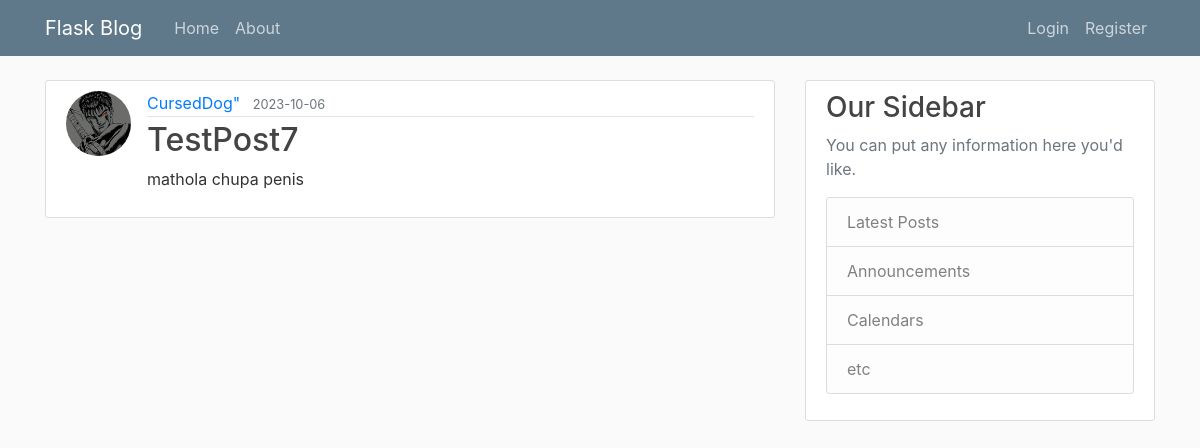
/post/7, run on an earlier commit of the app's database.
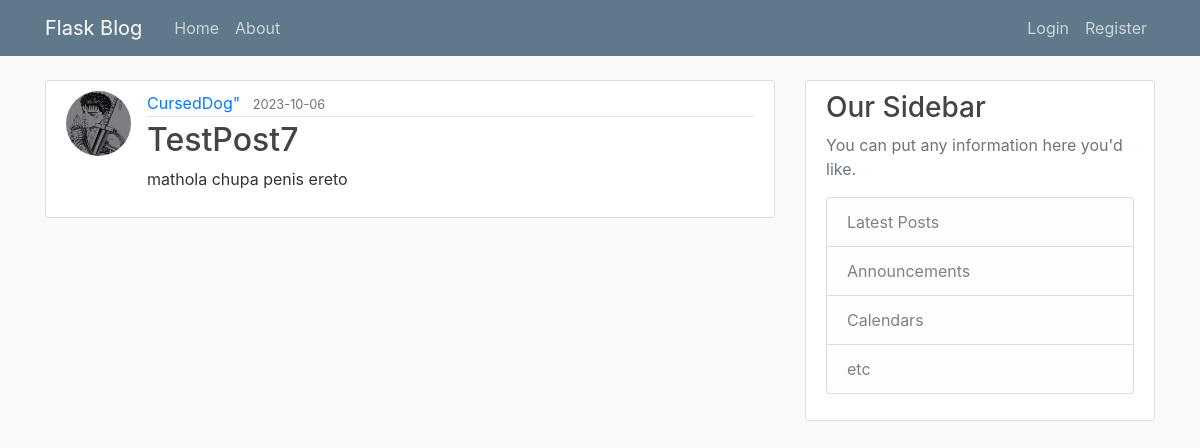
And on a later commit of the database.
### flaskblog/models.py (models this page shows, shortened)
class User(db.Model, UserMixin):
    id = db.Column(db.Integer, primary_key=True)
    username = db.Column(db.String(20), unique=True, nullable=False)
    email = db.Column(db.String(120), unique=True, nullable=False)
    image_file = db.Column(db.String(20), nullable=False, default="default.jpg")
    password = db.Column(db.String(60), nullable=False)
    posts = db.relationship("Post", backref="author", lazy=True)

class Post(db.Model):
    id = db.Column(db.Integer, primary_key=True)
    title = db.Column(db.String(100), nullable=False)
    date_posted = db.Column(db.DateTime, nullable=False, default=datetime.utcnow)
    content = db.Column(db.Text, nullable=False)
    user_id = db.Column(db.Integer, db.ForeignKey("user.id"), nullable=False)

### flaskblog/posts/routes.py (the view)
@posts.route("/post/<int:post_id>")
def post(post_id):
    post = Post.query.get_or_404(post_id)
    return render_template("post.html", title=post.title, post=post)

### flaskblog/templates/post.html (shortened to what this page needs)
{% extends "layout.html" %}
{% block content %}
  <article class="media content-section">
    <img class="rounded-circle article-img" src="{{ url_for('static', filename='profile_pics/' + post.author.image_file) }}">
    <div class="media-body">
      <div class="article-metadata">
        <a class="mr-2" href="{{ url_for('users.user_posts', username=post.author.username) }}">{{ post.author.username }}"</a>
        <small class="text-muted">{{ post.date_posted.strftime('%Y-%m-%d') }}</small>
      </div>
      <h2 class="article-title">{{ post.title }}</h2>
      <p class="article-content">{{ post.content }}</p>
    </div>
  </article>
{% endblock content %}

What changed in the data, as far as the page shows it:
changed User "CursedDog": image_file: a different picture
changed Post "TestPost7": content "mathola chupa penis" → "mathola chupa penis ereto"
